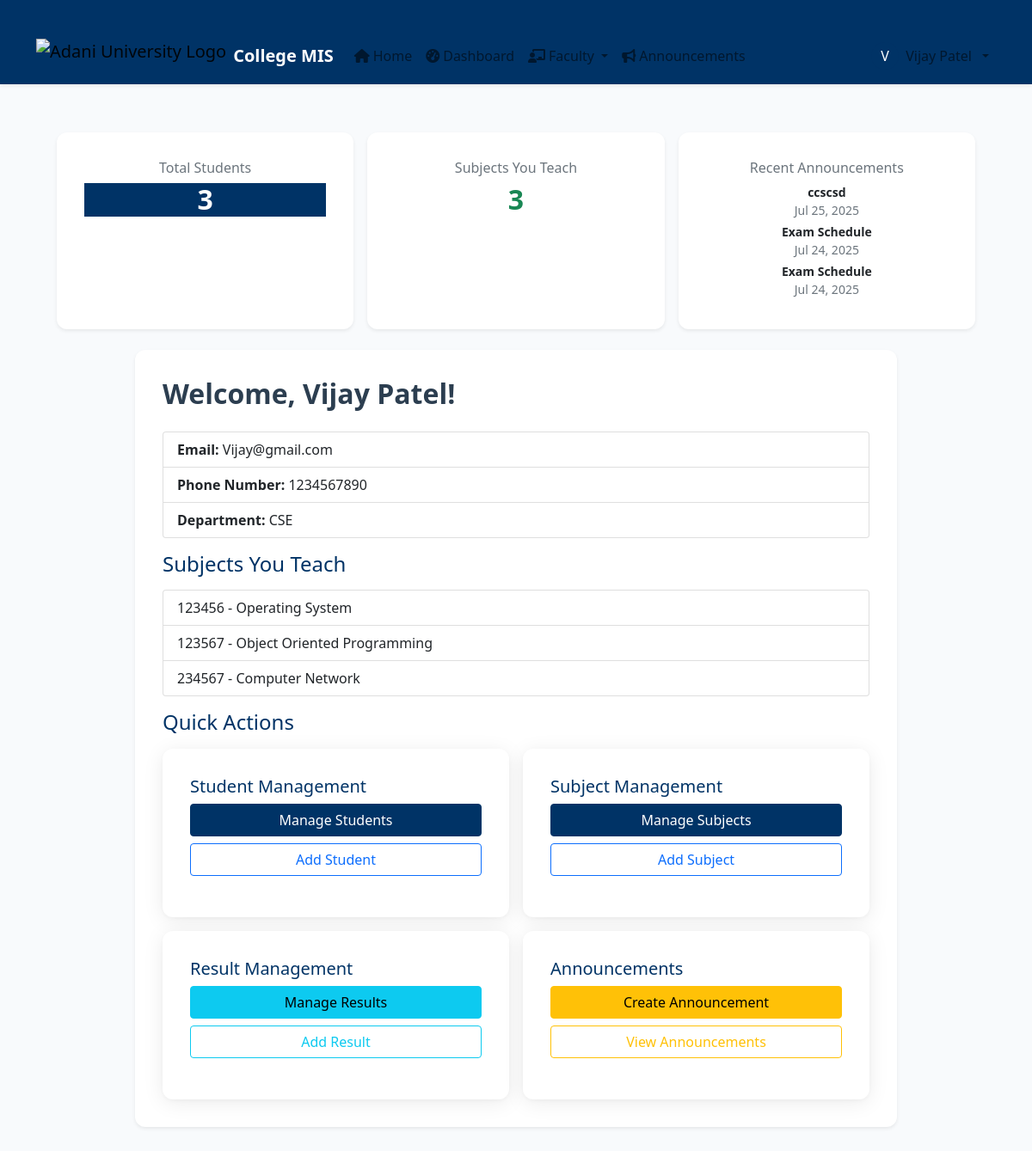
The app's page /faculty/dashboard/ (signed in) with its own data.
### core/models.py (models this page shows, shortened)
class User(AbstractUser):
    is_student = models.BooleanField(default=False)
    is_faculty = models.BooleanField(default=False)

class Announcement(models.Model):
    title = models.CharField(max_length=200)
    message = models.TextField()
    created_at = models.DateTimeField(auto_now_add=True)
    to_students = models.ManyToManyField(Student, blank=True)
    to_groups = models.CharField(max_length=100, blank=True)  # For group announcements
    created_by = models.ForeignKey(Faculty, on_delete=models.SET_NULL, null=True, blank=True)

class Faculty(models.Model):
    user = models.OneToOneField('core.User', on_delete=models.CASCADE)
    phone_number = models.CharField(max_length=20, blank=True)
    department = models.CharField(max_length=100, blank=True)

class Subject(models.Model):
    name = models.CharField(max_length=100)
    code = models.CharField(max_length=20, unique=True, null=True, blank=True)
    faculty = models.ForeignKey(Faculty, on_delete=models.SET_NULL, null=True, blank=True)

### faculty/views.py (the view)
# urls.py: path('dashboard/', faculty_dashboard, name='faculty_dashboard'),
@login_required
def faculty_dashboard(request):
    if not hasattr(request.user, 'faculty'):
        return redirect('login')
    faculty = request.user.faculty
    subjects = Subject.objects.filter(faculty=faculty)
    students = Student.objects.all()
    total_students = students.count()
    total_subjects = subjects.count()
    recent_announcements = Announcement.objects.all().order_by('-created_at')[:3]
    return render(request, 'faculty/dashboard.html', {
        'faculty': faculty,
        'subjects': subjects,
        'students': students,
        'total_students': total_students,
        'total_subjects': total_subjects,
        'recent_announcements': recent_announcements,
    })

### templates/faculty/dashboard.html
{% extends 'base.html' %}
{% block content %}
<div class="container-fluid px-2 px-md-4 py-4">
  <div class="row mb-4 g-3">
    <div class="col-12 col-md-4">
      <div class="card text-center shadow-sm border-0 h-100">
        <div class="card-body">
          <h6 class="text-muted">Total Students</h6>
          <h2 class="fw-bold text-primary">{{ total_students }}</h2>
        </div>
      </div>
    </div>
    <div class="col-12 col-md-4">
      <div class="card text-center shadow-sm border-0 h-100">
        <div class="card-body">
          <h6 class="text-muted">Subjects You Teach</h6>
          <h2 class="fw-bold text-success">{{ total_subjects }}</h2>
        </div>
      </div>
    </div>
    <div class="col-12 col-md-4">
      <div class="card text-center shadow-sm border-0 h-100">
        <div class="card-body">
          <h6 class="text-muted">Recent Announcements</h6>
          <ul class="list-unstyled mb-0">
            {% for ann in recent_announcements %}
              <li class="small mb-1">
                <strong>{{ ann.title }}</strong><br>
                <span class="text-muted">{{ ann.created_at|date:"M d, Y" }}</span>
              </li>
            {% empty %}
              <li class="text-muted">No announcements</li>
            {% endfor %}
          </ul>
        </div>
      </div>
    </div>
  </div>
  <div class="row justify-content-center">
    <div class="col-12 col-lg-10">
      <div class="card shadow-sm mb-4">
        <div class="card-body">
          <h2 class="mb-4">Welcome, {{ faculty.user.first_name }}!</h2>
          <ul class="list-group mb-3">
            <li class="list-group-item"><strong>Email:</strong> {{ faculty.user.email }}</li>
            <li class="list-group-item"><strong>Phone Number:</strong> {{ faculty.phone_number }}</li>
            <li class="list-group-item"><strong>Department:</strong> {{ faculty.department }}</li>
          </ul>
          <h4 class="mb-3">Subjects You Teach</h4>
          {% if subjects %}
            <ul class="list-group mb-3">
              {% for subject in subjects %}
                <li class="list-group-item">{{ subject.code }} - {{ subject.name }}</li>
              {% endfor %}
            </ul>
          {% else %}
            <div class="alert alert-info">You are not assigned to any subjects yet.</div>
          {% endif %}
          <h4 class="mb-3">Quick Actions</h4>
          <div class="row g-3">
            <div class="col-12 col-md-6">
              <div class="card mb-3 h-100">
                <div class="card-body">
                  <h5 class="card-title">Student Management</h5>
                  <a href="{% url 'manage_students' %}" class="btn btn-primary w-100 mb-2">Manage Students</a>
                  <a href="{% url 'add_student' %}" class="btn btn-outline-primary w-100">Add Student</a>
                </div>
              </div>
            </div>
            <div class="col-12 col-md-6">
              <div class="card mb-3 h-100">
                <div class="card-body">
                  <h5 class="card-title">Subject Management</h5>
                  <a href="{% url 'manage_subjects' %}" class="btn btn-primary w-100 mb-2">Manage Subjects</a>
                  <a href="{% url 'add_subject' %}" class="btn btn-outline-primary w-100">Add Subject</a>
                </div>
              </div>
            </div>
            <div class="col-12 col-md-6">
              <div class="card mb-3 h-100">
                <div class="card-body">
                  <h5 class="card-title">Result Management</h5>
                  <a href="{% url 'manage_results' %}" class="btn btn-info w-100 mb-2">Manage Results</a>
                  <a href="{% url 'add_result' %}" class="btn btn-outline-info w-100">Add Result</a>
                </div>
              </div>
            </div>
            <div class="col-12 col-md-6">
              <div class="card mb-3 h-100">
                <div class="card-body">
                  <h5 class="card-title">Announcements</h5>
                  <a href="{% url 'create_announcement' %}" class="btn btn-warning w-100 mb-2">Create Announcement</a>
                  <a href="{% url 'announcement_list' %}" class="btn btn-outline-warning w-100">View Announcements</a>
                </div>
              </div>
            </div>
          </div>
        </div>
      </div>
    </div>
  </div>
</div>
{% endblock %}

### templates/base.html (shortened to what this page needs)
{% load static %}
<!DOCTYPE html>
<html lang="en">
<head>
    <link href="https://cdn.jsdelivr.net/npm/bootstrap@5.1.3/dist/css/bootstrap.min.css" rel="stylesheet">
    <link rel="stylesheet" href="https://cdnjs.cloudflare.com/ajax/libs/font-awesome/6.0.0/css/all.min.css">
    <link rel="stylesheet" href="{% static 'css/styles.css' %}">
</head>
<body>
    <nav class="navbar navbar-expand-lg navbar-light bg-white shadow-sm py-2 sticky-top">
        <div class="container">
            <a class="navbar-brand d-flex align-items-center gap-2" href="{% url 'home' %}">
                <img src="https://www.sikshapedia.com/public/data/colleges/adani-university-ahmedabad-gujarat/adani-university-ahmedabad-gujarat-logo.webp" alt="Adani University Logo" style="height: 40px;" class="align-middle"/>
                <span class="fw-bold text-primary">College MIS</span>
            </a>
            <div class="collapse navbar-collapse" id="navbarNav">
                <ul class="navbar-nav me-auto mb-2 mb-lg-0">
                    <li class="nav-item">
                        <a class="nav-link" href="{% url 'home' %}">
                            <i class="fas fa-home me-1"></i>Home
                        </a>
                    </li>
                    {% if user.is_authenticated %}
                        <li class="nav-item">
                            <a class="nav-link" href="{% url 'dashboard' %}">
                                <i class="fas fa-tachometer-alt me-1"></i>Dashboard
                            </a>
                        </li>
                        {% if user.faculty %}
                            <li class="nav-item dropdown">
                                <a class="nav-link dropdown-toggle" href="#" id="facultyDropdown" role="button" data-bs-toggle="dropdown">
                                    <i class="fas fa-chalkboard-teacher me-1"></i>Faculty
                                </a>
                            </li>
                        {% endif %}
                        <li class="nav-item">
                            <a class="nav-link" href="{% url 'announcement_list' %}">
                                <i class="fas fa-bullhorn me-1"></i>Announcements
                            </a>
                        </li>
                    {% endif %}
                </ul>
                <ul class="navbar-nav ms-auto mb-2 mb-lg-0">
                    {% if user.is_authenticated %}
                        <li class="nav-item dropdown">
                            <a class="nav-link dropdown-toggle d-flex align-items-center gap-2" href="#" id="userDropdown" role="button" data-bs-toggle="dropdown">
                                <span class="avatar bg-primary text-white rounded-circle d-inline-flex justify-content-center align-items-center" style="width:32px;height:32px;font-size:1rem;">
                                    {% if user.first_name %}{{ user.first_name|slice:":1"|upper }}{% else %}{{ user.username|slice:":1"|upper }}{% endif %}
                                </span>
                                <span class="d-none d-md-inline">{{ user.first_name }} {{ user.last_name }}</span>
                            </a>
                        </li>
                    {% endif %}
                </ul>
            </div>
        </div>
    </nav>
    <main class="container mt-4">
        {% block content %}{% endblock %}
    </main>
</body>
</html>

### static/css/styles.css (style rules this page uses)
body { font-family: 'Segoe UI', 'Roboto', 'Arial', sans-serif; background-color: #f8fafc; }
.navbar, .bg-primary { background-color: #003366 !important; }
.text-primary, .btn-primary { color: #fff !important; background-color: #003366 !important; border-color: #003366 !important; }
h1, h2, h3, h4, h5, h6 { font-family: 'Segoe UI', 'Roboto', 'Arial', sans-serif; color: #003366; }
a { color: #003366; }
.navbar-brand img { height: 40px; }
.navbar { margin-bottom: 2rem; }
.container { margin-top: 2rem; }
.card { border-radius: 12px; box-shadow: 0 4px 24px rgba(0,0,0,0.08), 0 1.5px 4px rgba(0,0,0,0.03); border: none; background: #fff; }
.card-body { padding: 2rem; }
h2 { font-weight: 600; color: #2c3e50; }

### records on screen
User: first_name "V", first_name "Vijay Patel"
Announcement: title "ccscsd", created_at "Jul 25, 2025"
Announcement: title "Exam Schedule", created_at "Jul 24, 2025"
Announcement: title "Exam Schedule", created_at "Jul 24, 2025"
Faculty: user.first_name "Vijay Patel", user.email "Vijay@gmail.com", phone_number "1234567890", department "CSE"
Subject: code "123456", name "Operating System"
Subject: code "123567", name "Object Oriented Programming"
Subject: code "234567", name "Computer Network"

### other values on screen
{{ total_students }} "3"
{{ total_subjects }} "3"
